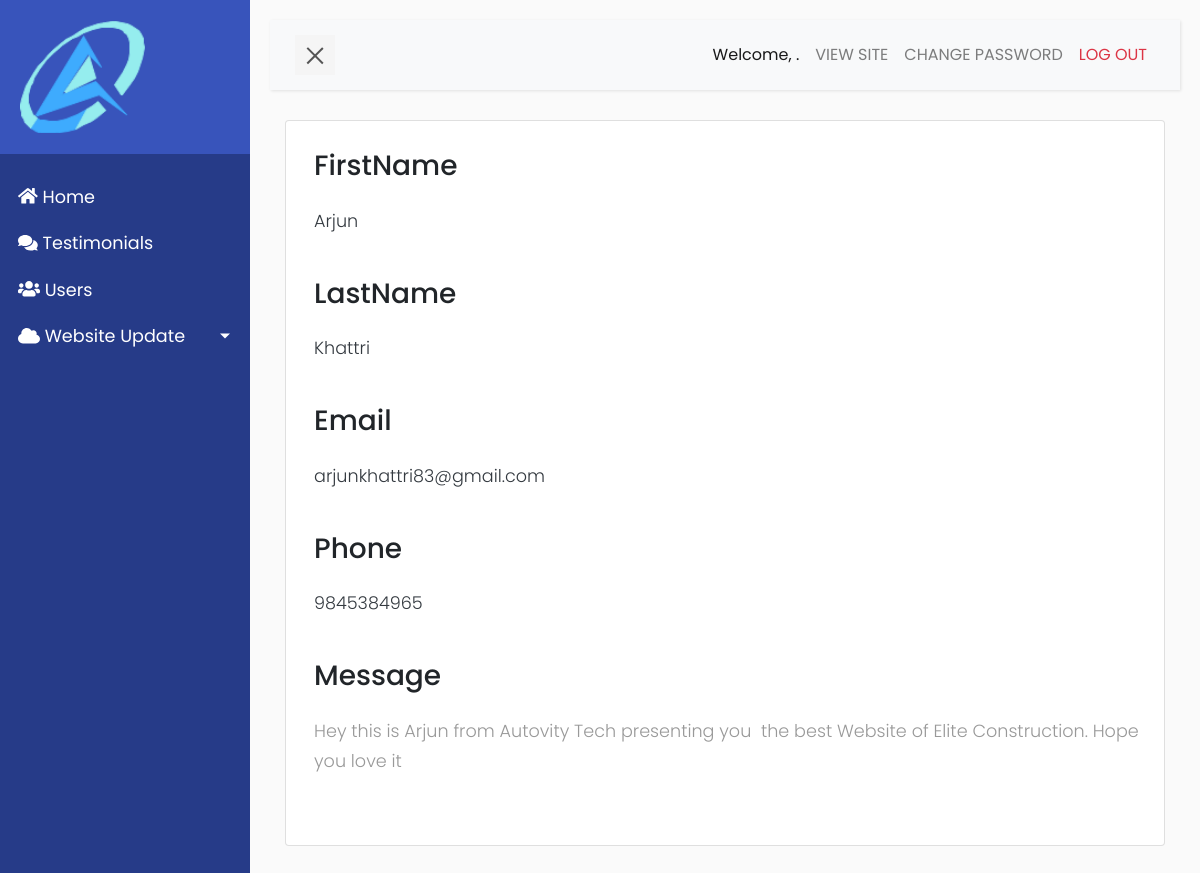
Screenshot of /contactmessage/detail/1 with the database file from the repository.
### constructionapp/models.py (models this page shows, shortened)
class ContactMessage(models.Model):
    firstname = models.CharField(max_length=200, null=True, blank=True)
    lastname = models.CharField(max_length=254, null=True, blank=True)
    emailaddress = models.EmailField(max_length=200, null=False, blank=False)
    phone = models.CharField(max_length=254, null=True, blank=True)
    message = RichTextUploadingField(blank=True, null=True)

### constructionapp/views.py (the view)
# urls.py: path('contactmessage/detail/<int:pk>', views.ContactMessageDetail.as_view(), name='message_details'),
class ContactMessageDetail(DetailView):
    model = ContactMessage
    form_class = ContactMessageForm
    template_name = 'page/contactmessage/detail.html'
    context_object_name = 'messages'

### constructionapp/templates/page/contactmessage/detail.html (shortened to what this page needs)
{% extends 'base.html' %}
{% load static %}
{% block content %}
<div class="container">
    {% if messages %}
        <div class="row">
            <div class="col-xs-12 col-sm-12 col-md-12 col-xl-12">
                <div class="card mb-4 pl-2 pt-2">
                    <div class="card-body mb-2">
                        <h3 class="mb-4">FirstName</h3>
                        <p class="card-text text-dark text-justify" >
                            {{messages.firstname }}
                        </p><br>
                        <h3 class="mb-4">LastName</h3>
                        <p class="card-text text-dark text-justify" >
                            {{messages.lastname}}
                        </p><br>
                        <h3 class="mb-4">Email</h3>
                        <p class="card-text text-dark text-justify" >
                            {{messages.emailaddress}}
                        </p><br>
                          <h3 class="mb-4">Phone</h3>
                        <p class="card-text text-dark text-justify" >
                            {{messages.phone}}
                        </p><br>
                        <h3 class="mb-4">Message</h3>
                        <p class="card-text text-dark text-justify" >
                            {{messages.message | safe}}
                        </p><br>
                    </div>
                </div>
            </div>
        </div>
   {% endif %}
</div>
{% endblock content %}

### static/css/base.css (style rules this page uses)
body { font-family: 'Poppins', sans-serif; background: #fafafa; }
p { font-family: 'Poppins', sans-serif; font-size: 1.1em; font-weight: 300; line-height: 1.7em; color: #999; }

### rows the page displays
ContactMessage: firstname "Arjun", lastname "Khattri", emailaddress "arjunkhattri83@gmail.com", phone "9845384965", message "Hey this is Arjun from Autovity Tech presenting you the best Website of Elite Construction. Hope you love it"
